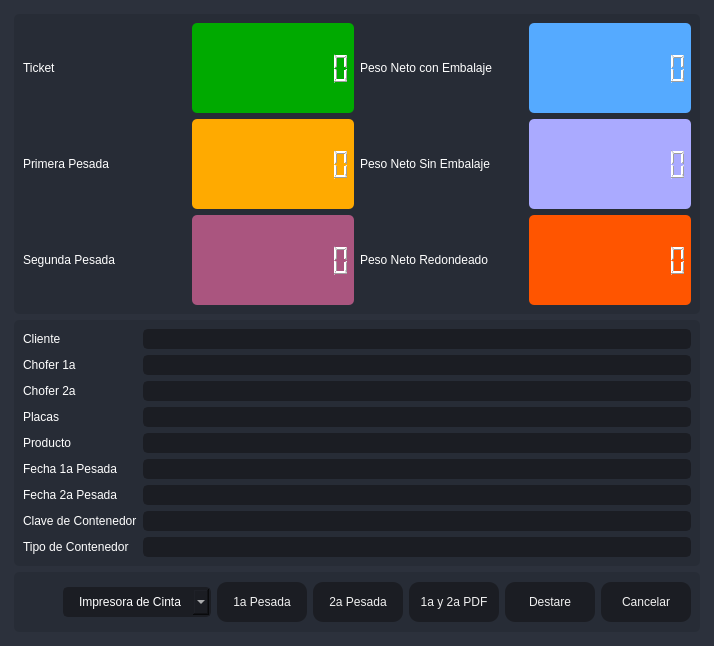
       <widget class="QFrame" name="frame_center">
        <property name="sizePolicy">
         <sizepolicy hsizetype="Expanding" vsizetype="Expanding">
          <horstretch>0</horstretch>
          <verstretch>0</verstretch>
         </sizepolicy>
        </property>
        <property name="styleSheet">
         <string notr="true">background-color: rgb(40, 44, 52);</string>
        </property>
        <property name="frameShape">
         <enum>QFrame::NoFrame</enum>
        </property>
        <property name="frameShadow">
         <enum>QFrame::Raised</enum>
        </property>
        <layout class="QHBoxLayout" name="horizontalLayout_2">
         <property name="spacing">
          <number>0</number>
         </property>
         <property name="leftMargin">
          <number>0</number>
         </property>
         <property name="topMargin">
          <number>0</number>
         </property>
         <property name="rightMargin">
          <number>0</number>
         </property>
         <property name="bottomMargin">
          <number>0</number>
         </property>
         <item>
          <widget class="QFrame" name="frame_content_right">
           <property name="styleSheet">
            <string notr="true">background-color: rgb(44, 49, 60);</string>
           </property>
           <property name="frameShape">
            <enum>QFrame::NoFrame</enum>
           </property>
           <property name="frameShadow">
            <enum>QFrame::Raised</enum>
           </property>
           <layout class="QVBoxLayout" name="verticalLayout_4">
            <property name="spacing">
             <number>0</number>
            </property>
            <property name="leftMargin">
             <number>0</number>
            </property>
            <property name="topMargin">
             <number>0</number>
            </property>
            <property name="rightMargin">
             <number>0</number>
            </property>
            <property name="bottomMargin">
             <number>0</number>
            </property>
            <item>
             <widget class="QFrame" name="frame_content">
              <property name="frameShape">
               <enum>QFrame::NoFrame</enum>
              </property>
              <property name="frameShadow">
               <enum>QFrame::Raised</enum>
              </property>
              <layout class="QVBoxLayout" name="verticalLayout_9">
               <property name="spacing">
                <number>0</number>
               </property>
               <property name="leftMargin">
                <number>5</number>
               </property>
               <property name="topMargin">
                <number>5</number>
               </property>
               <property name="rightMargin">
                <number>5</number>
               </property>
               <property name="bottomMargin">
                <number>5</number>
               </property>
               <item>
                <widget class="QStackedWidget" name="stackedWidget">
                 <property name="styleSheet">
                  <string notr="true">background: transparent;</string>
                 </property>
                 <property name="currentIndex">
                  <number>0</number>
                 </property>
                 <widget class="QWidget" name="page_home">
                  <layout class="QVBoxLayout" name="verticalLayout_10">
                   <item>
                    <widget class="QFrame" name="frame">
                     <property name="minimumSize">
                      <size>
                       <width>0</width>
                       <height>300</height>
                      </size>
                     </property>
                     <property name="maximumSize">
                      <size>
                       <width>16777215</width>
                       <height>300</height>
                      </size>
                     </property>
                     <property name="styleSheet">
                      <string notr="true">background-color: rgb(39, 44, 54);
border-radius: 5px;</string>
                     </property>
                     <property name="frameShape">
                      <enum>QFrame::StyledPanel</enum>
                     </property>
                     <property name="frameShadow">
                      <enum>QFrame::Raised</enum>
                     </property>
                     <layout class="QHBoxLayout" name="horizontalLayout_6">
                      <item>
                       <layout class="QGridLayout" name="gridLayout_2">
                        <item row="1" column="2">
                         <widget class="QLabel" name="label_5">
                          <property name="styleSheet">
                           <string notr="true">color: rgb(255, 255, 255);
font: 75 12pt &quot;MS Shell Dlg 2&quot;;</string>
                          </property>
                          <property name="text">
                           <string>Peso Neto Sin Embalaje</string>
                          </property>
                         </widget>
                        </item>
                        <item row="1" column="1">
                         <widget class="QLCDNumber" name="lcdNumber_3">
                          <property name="styleSheet">
                           <string notr="true">color: rgb(255, 255, 255);
background-color: rgb(255, 170, 0);</string>
                          </property>
                          <property name="digitCount">
                           <number>10</number>
                          </property>
                         </widget>
                        </item>
                        <item row="1" column="3">
                         <widget class="QLCDNumber" name="lcdNumber_4">
                          <property name="styleSheet">
                           <string notr="true">color: rgb(255, 255, 255);
background-color: rgb(170, 170, 255);</string>
                          </property>
                          <property name="digitCount">
                           <number>10</number>
                          </property>
                         </widget>
                        </item>
                        <item row="0" column="3">
                         <widget class="QLCDNumber" name="lcdNumber_1">
                          <property name="styleSheet">
                           <string notr="true">color: rgb(255, 255, 255);
background-color: rgb(85, 170, 255);</string>
                          </property>
                          <property name="digitCount">
                           <number>10</number>
                          </property>
                         </widget>
                        </item>
                        <item row="2" column="3">
                         <widget class="QLCDNumber" name="lcdNumber_6">
                          <property name="styleSheet">
                           <string notr="true">color: rgb(255, 255, 255);
background-color: rgb(255, 85, 0);</string>
                          </property>
                          <property name="digitCount">
                           <number>10</number>
                          </property>
                         </widget>
                        </item>
                        <item row="0" column="0">
                         <widget class="QLabel" name="label_2">
                          <property name="styleSheet">
                           <string notr="true">color: rgb(255, 255, 255);
font: 75 12pt &quot;MS Shell Dlg 2&quot;;</string>
                          </property>
                          <property name="text">
                           <string>Ticket</string>
                          </property>
                         </widget>
                        </item>
                        <item row="1" column="0">
                         <widget class="QLabel" name="label_4">
                          <property name="styleSheet">
                           <string notr="true">color: rgb(255, 255, 255);
font: 75 12pt &quot;MS Shell Dlg 2&quot;;</string>
                          </property>
                          <property name="text">
                           <string>Primera Pesada</string>
                          </property>
                         </widget>
                        </item>
                        <item row="0" column="1">
                         <widget class="QLCDNumber" name="lcdNumber_9">
                          <property name="styleSheet">
                           <string notr="true">color: rgb(255, 255, 255);
background-color: rgb(0, 170, 0);</string>
                          </property>
                          <property name="digitCount">
                           <number>10</number>
                          </property>
                         </widget>
                        </item>
                        <item row="2" column="0">
                         <widget class="QLabel" name="label_6">
                          <property name="styleSheet">
                           <string notr="true">color: rgb(255, 255, 255);
font: 75 12pt &quot;MS Shell Dlg 2&quot;;</string>
                          </property>
                          <property name="text">
                           <string>Segunda Pesada</string>
                          </property>
                         </widget>
                        </item>
                        <item row="0" column="2">
                         <widget class="QLabel" name="label_3">
                          <property name="styleSheet">
                           <string notr="true">color: rgb(255, 255, 255);
font: 75 12pt &quot;MS Shell Dlg 2&quot;;</string>
                          </property>
                          <property name="text">
                           <string>Peso Neto con Embalaje</string>
                          </property>
                         </widget>
                        </item>
                        <item row="2" column="2">
                         <widget class="QLabel" name="label_7">
                          <property name="styleSheet">
                           <string notr="true">color: rgb(255, 255, 255);
font: 75 12pt &quot;MS Shell Dlg 2&quot;;</string>
                          </property>
                          <property name="text">
                           <string>Peso Neto Redondeado</string>
                          </property>
                         </widget>
                        </item>
                        <item row="2" column="1">
                         <widget class="QLCDNumber" name="lcdNumber_7">
                          <property name="styleSheet">
                           <string notr="true">color: rgb(255, 255, 255);
background-color: rgb(170, 85, 127);</string>
                          </property>
                          <property name="digitCount">
                           <number>10</number>
                          </property>
                         </widget>
                        </item>
                       </layout>
                      </item>
                     </layout>
                    </widget>
                   </item>
                   <item>
                    <widget class="QFrame" name="frame_3">
                     <property name="minimumSize">
                      <size>
                       <width>0</width>
                       <height>160</height>
                      </size>
                     </property>
                     <property name="maximumSize">
                      <size>
                       <width>16777215</width>
                       <height>500</height>
                      </size>
                     </property>
                     <property name="styleSheet">
                      <string notr="true">background-color: rgb(39, 44, 54);
border-radius: 5px;</string>
                     </property>
                     <property name="frameShape">
                      <enum>QFrame::StyledPanel</enum>
                     </property>
                     <property name="frameShadow">
                      <enum>QFrame::Raised</enum>
                     </property>
                     <layout class="QVBoxLayout" name="verticalLayout_5">
                      <item>
                       <layout class="QFormLayout" name="formLayout">
                        <item row="0" column="0">
                         <widget class="QLabel" name="label_8">
                          <property name="styleSheet">
                           <string notr="true">color: rgb(255, 255, 255);
font: 75 12pt &quot;MS Shell Dlg 2&quot;;</string>
                          </property>
                          <property name="text">
                           <string>Cliente</string>
                          </property>
                         </widget>
                        </item>
                        <item row="0" column="1">
                         <widget class="QLineEdit" name="Cliente">
                          <property name="styleSheet">
                           <string notr="true">QLineEdit {
	background-color: rgb(27, 29, 35);
	border-radius: 5px;
	border: 2px solid rgb(27, 29, 35);
	padding-left: 10px;
	font: 75 12pt &quot;MS Shell Dlg 2&quot;;
	color: rgb(255, 255, 255);
}
QLineEdit:hover {
	border: 2px solid rgb(64, 71, 88);
}
QLineEdit:focus {
	border: 2px solid rgb(91, 101, 124);
}</string>
                          </property>
                          <property name="readOnly">
                           <bool>true</bool>
                          </property>
                         </widget>
                        </item>
                        <item row="1" column="0">
                         <widget class="QLabel" name="label_9">
                          <property name="styleSheet">
                           <string notr="true">color: rgb(255, 255, 255);
font: 75 12pt &quot;MS Shell Dlg 2&quot;;</string>
                          </property>
                          <property name="text">
                           <string>Chofer 1a</string>
                          </property>
                         </widget>
                        </item>
                        <item row="1" column="1">
                         <widget class="QLineEdit" name="Operador">
                          <property name="styleSheet">
                           <string notr="true">QLineEdit {
	background-color: rgb(27, 29, 35);
	border-radius: 5px;
	border: 2px solid rgb(27, 29, 35);
	padding-left: 10px;
	font: 75 12pt &quot;MS Shell Dlg 2&quot;;
	color: rgb(255, 255, 255);
}
QLineEdit:hover {
	border: 2px solid rgb(64, 71, 88);
}
QLineEdit:focus {
	border: 2px solid rgb(91, 101, 124);
}</string>
                          </property>
                          <property name="readOnly">
                           <bool>true</bool>
                          </property>
                         </widget>
                        </item>
                        <item row="3" column="0">
                         <widget class="QLabel" name="label_10">
                          <property name="styleSheet">
                           <string notr="true">color: rgb(255, 255, 255);
font: 75 12pt &quot;MS Shell Dlg 2&quot;;</string>
                          </property>
                          <property name="text">
                           <string>Placas</string>
                          </property>
                         </widget>
                        </item>
                        <item row="3" column="1">
                         <widget class="QLineEdit" name="Placas">
                          <property name="styleSheet">
                           <string notr="true">QLineEdit {
	background-color: rgb(27, 29, 35);
	border-radius: 5px;
	border: 2px solid rgb(27, 29, 35);
	padding-left: 10px;
	font: 75 12pt &quot;MS Shell Dlg 2&quot;;
	color: rgb(255, 255, 255);
}
QLineEdit:hover {
	border: 2px solid rgb(64, 71, 88);
}
QLineEdit:focus {
	border: 2px solid rgb(91, 101, 124);
}</string>
                          </property>
                          <property name="readOnly">
                           <bool>true</bool>
                          </property>
                         </widget>
                        </item>
                        <item row="4" column="0">
                         <widget class="QLabel" name="label_11">
                          <property name="styleSheet">
                           <string notr="true">color: rgb(255, 255, 255);
font: 75 12pt &quot;MS Shell Dlg 2&quot;;</string>
                          </property>
                          <property name="text">
                           <string>Producto</string>
                          </property>
                         </widget>
                        </item>
                        <item row="4" column="1">
                         <widget class="QLineEdit" name="Producto">
                          <property name="styleSheet">
                           <string notr="true">QLineEdit {
	background-color: rgb(27, 29, 35);
	border-radius: 5px;
	border: 2px solid rgb(27, 29, 35);
	padding-left: 10px;
	font: 75 12pt &quot;MS Shell Dlg 2&quot;;
	color: rgb(255, 255, 255);
}
QLineEdit:hover {
	border: 2px solid rgb(64, 71, 88);
}
QLineEdit:focus {
	border: 2px solid rgb(91, 101, 124);
}</string>
                          </property>
                          <property name="readOnly">
                           <bool>true</bool>
                          </property>
                         </widget>
                        </item>
                        <item row="5" column="0">
                         <widget class="QLabel" name="label_12">
                          <property name="styleSheet">
                           <string notr="true">color: rgb(255, 255, 255);
font: 75 12pt &quot;MS Shell Dlg 2&quot;;</string>
                          </property>
                          <property name="text">
                           <string>Fecha 1a Pesada</string>
                          </property>
                         </widget>
                        </item>
                        <item row="5" column="1">
                         <widget class="QLineEdit" name="EFecha">
                          <property name="styleSheet">
                           <string notr="true">QLineEdit {
	background-color: rgb(27, 29, 35);
	border-radius: 5px;
	border: 2px solid rgb(27, 29, 35);
	padding-left: 10px;
	font: 75 12pt &quot;MS Shell Dlg 2&quot;;
	color: rgb(255, 255, 255);
}
QLineEdit:hover {
	border: 2px solid rgb(64, 71, 88);
}
QLineEdit:focus {
	border: 2px solid rgb(91, 101, 124);
}</string>
                          </property>
                          <property name="readOnly">
                           <bool>true</bool>
                          </property>
                         </widget>
                        </item>
                        <item row="6" column="0">
                         <widget class="QLabel" name="label_14">
                          <property name="styleSheet">
                           <string notr="true">color: rgb(255, 255, 255);
font: 75 12pt &quot;MS Shell Dlg 2&quot;;</string>
                          </property>
                          <property name="text">
                           <string>Fecha 2a Pesada</string>
                          </property>
                         </widget>
                        </item>
                        <item row="6" column="1">
                         <widget class="QLineEdit" name="SFecha">
                          <property name="styleSheet">
                           <string notr="true">QLineEdit {
	background-color: rgb(27, 29, 35);
	border-radius: 5px;
	border: 2px solid rgb(27, 29, 35);
	padding-left: 10px;
	font: 75 12pt &quot;MS Shell Dlg 2&quot;;
	color: rgb(255, 255, 255);
}
QLineEdit:hover {
	border: 2px solid rgb(64, 71, 88);
}
QLineEdit:focus {
	border: 2px solid rgb(91, 101, 124);
}</string>
                          </property>
                          <property name="readOnly">
                           <bool>true</bool>
                          </property>
                         </widget>
                        </item>
                        <item row="7" column="0">
                         <widget class="QLabel" name="label_13">
                          <property name="styleSheet">
                           <string notr="true">color: rgb(255, 255, 255);
font: 75 12pt &quot;MS Shell Dlg 2&quot;;</string>
                          </property>
                          <property name="text">
                           <string>Clave de Contenedor</string>
                          </property>
                         </widget>
                        </item>
                        <item row="7" column="1">
                         <widget class="QLineEdit" name="Clave">
                          <property name="styleSheet">
                           <string notr="true">QLineEdit {
	background-color: rgb(27, 29, 35);
	border-radius: 5px;
	border: 2px solid rgb(27, 29, 35);
	padding-left: 10px;
	font: 75 12pt &quot;MS Shell Dlg 2&quot;;
	color: rgb(255, 255, 255);
}
QLineEdit:hover {
	border: 2px solid rgb(64, 71, 88);
}
QLineEdit:focus {
	border: 2px solid rgb(91, 101, 124);
}</string>
                          </property>
                          <property name="readOnly">
                           <bool>true</bool>
                          </property>
                         </widget>
                        </item>
                        <item row="8" column="0">
                         <widget class="QLabel" name="label_15">
                          <property name="styleSheet">
                           <string notr="true">color: rgb(255, 255, 255);
font: 75 12pt &quot;MS Shell Dlg 2&quot;;</string>
                          </property>
                          <property name="text">
                           <string>Tipo de Contenedor</string>
                          </property>
                         </widget>
                        </item>
                        <item row="8" column="1">
                         <widget class="QLineEdit" name="TipoContenedor">
                          <property name="styleSheet">
                           <string notr="true">QLineEdit {
	background-color: rgb(27, 29, 35);
	border-radius: 5px;
	border: 2px solid rgb(27, 29, 35);
	padding-left: 10px;
	font: 75 12pt &quot;MS Shell Dlg 2&quot;;
	color: rgb(255, 255, 255);
}
QLineEdit:hover {
	border: 2px solid rgb(64, 71, 88);
}
QLineEdit:focus {
	border: 2px solid rgb(91, 101, 124);
}</string>
                          </property>
                          <property name="readOnly">
                           <bool>true</bool>
                          </property>
                         </widget>
                        </item>
                        <item row="2" column="0">
                         <widget class="QLabel" name="label_16">
                          <property name="styleSheet">
                           <string notr="true">color: rgb(255, 255, 255);
font: 75 12pt &quot;MS Shell Dlg 2&quot;;</string>
                          </property>
                          <property name="text">
                           <string>Chofer 2a</string>
                          </property>
                         </widget>
                        </item>
                        <item row="2" column="1">
                         <widget class="QLineEdit" name="Operador2a">
                          <property name="styleSheet">
                           <string notr="true">QLineEdit {
	background-color: rgb(27, 29, 35);
	border-radius: 5px;
	border: 2px solid rgb(27, 29, 35);
	padding-left: 10px;
	font: 75 12pt &quot;MS Shell Dlg 2&quot;;
	color: rgb(255, 255, 255);
}
QLineEdit:hover {
	border: 2px solid rgb(64, 71, 88);
}
QLineEdit:focus {
	border: 2px solid rgb(91, 101, 124);
}</string>
                          </property>
                          <property name="readOnly">
                           <bool>true</bool>
                          </property>
                         </widget>
                        </item>
                       </layout>
                      </item>
                     </layout>
                    </widget>
                   </item>
                   <item>
                    <widget class="QFrame" name="frame_2">
                     <property name="minimumSize">
                      <size>
                       <width>0</width>
                       <height>60</height>
                      </size>
                     </property>
                     <property name="maximumSize">
                      <size>
                       <width>16777215</width>
                       <height>60</height>
                      </size>
                     </property>
                     <property name="styleSheet">
                      <string notr="true">background-color: rgb(39, 44, 54);
border-radius: 5px;</string>
                     </property>
                     <property name="frameShape">
                      <enum>QFrame::StyledPanel</enum>
                     </property>
                     <property name="frameShadow">
                      <enum>QFrame::Raised</enum>
                     </property>
                     <layout class="QHBoxLayout" name="horizontalLayout_9">
                      <item>
                       <layout class="QGridLayout" name="gridLayout">
                        <item row="0" column="6">
                         <widget class="QPushButton" name="btnr">
                          <property name="minimumSize">
                           <size>
                            <width>90</width>
                            <height>40</height>
                           </size>
                          </property>
                          <property name="styleSheet">
                           <string notr="true">QPushButton {
	border-color: rgb(27, 29, 35);
	font: 75 10pt &quot;MS Shell Dlg 2&quot;;
	color: rgb(240, 240, 240);
	background-color: rgb(27, 29, 35);
	border: 0px solid;
	border-radius: 10px;	
}
QPushButton:hover {
	background-color:rgb(44, 49, 60);
	border-color: rgb(27, 29, 35);
	border: 2px solid;
}</string>
                          </property>
                          <property name="text">
                           <string>Cancelar</string>
                          </property>
                         </widget>
                        </item>
                        <item row="0" column="0">
                         <spacer name="horizontalSpacer">
                          <property name="orientation">
                           <enum>Qt::Horizontal</enum>
                          </property>
                          <property name="sizeHint" stdset="0">
                           <size>
                            <width>40</width>
                            <height>20</height>
                           </size>
                          </property>
                         </spacer>
                        </item>
                        <item row="0" column="3">
                         <widget class="QPushButton" name="btn_guardar2">
                          <property name="minimumSize">
                           <size>
                            <width>90</width>
                            <height>40</height>
                           </size>
                          </property>
                          <property name="styleSheet">
                           <string notr="true">QPushButton {
	border-color: rgb(27, 29, 35);
	font: 75 10pt &quot;MS Shell Dlg 2&quot;;
	color: rgb(240, 240, 240);
	background-color: rgb(27, 29, 35);
	border: 0px solid;
	border-radius: 10px;	
}
QPushButton:hover {
	background-color:rgb(44, 49, 60);
	border-color: rgb(27, 29, 35);
	border: 2px solid;
}</string>
                          </property>
                          <property name="text">
                           <string>2a Pesada</string>
                          </property>
                         </widget>
                        </item>
                        <item row="0" column="2">
                         <widget class="QPushButton" name="btn_guardar">
                          <property name="minimumSize">
                           <size>
                            <width>90</width>
                            <height>40</height>
                           </size>
                          </property>
                          <property name="styleSheet">
                           <string notr="true">QPushButton {
	border-color: rgb(27, 29, 35);
	font: 75 10pt &quot;MS Shell Dlg 2&quot;;
	color: rgb(240, 240, 240);
	background-color: rgb(27, 29, 35);
	border: 0px solid;
	border-radius: 10px;	
}
QPushButton:hover {
	background-color:rgb(44, 49, 60);
	border-color: rgb(27, 29, 35);
	border: 2px solid;
}</string>
                          </property>
                          <property name="text">
                           <string>1a Pesada</string>
                          </property>
                         </widget>
                        </item>
                        <item row="0" column="5">
                         <widget class="QPushButton" name="btn_guardar3">
                          <property name="minimumSize">
                           <size>
                            <width>90</width>
                            <height>40</height>
                           </size>
                          </property>
                          <property name="styleSheet">
                           <string notr="true">QPushButton {
	border-color: rgb(27, 29, 35);
	font: 75 10pt &quot;MS Shell Dlg 2&quot;;
	color: rgb(240, 240, 240);
	background-color: rgb(27, 29, 35);
	border: 0px solid;
	border-radius: 10px;	
}
QPushButton:hover {
	background-color:rgb(44, 49, 60);
	border-color: rgb(27, 29, 35);
	border: 2px solid;
}</string>
                          </property>
                          <property name="text">
                           <string>Destare</string>
                          </property>
                         </widget>
                        </item>
                        <item row="0" column="1">
                         <widget class="QComboBox" name="comboBox_impresora">
                          <property name="styleSheet">
                           <string notr="true">QComboBox{
	background-color: rgb(27, 29, 35);
	border-radius: 5px;
	border: 2px solid rgb(27, 29, 35);
	padding: 5px;
	padding-left: 14px;
	color: rgb(255, 255, 255);
    font: 75 12pt &quot;MS Shell Dlg 2&quot;;
}
QComboBox:hover{
	border: 2px solid rgb(64, 71, 88);
}
QComboBox QAbstractItemView {
	color: rgb(85, 170, 255);	
	background-color: rgb(27, 29, 35);
	padding: 10px;
	selection-background-color: rgb(39, 44, 54);
}</string>
                          </property>
                          <item>
                           <property name="text">
                            <string>Impresora de Cinta</string>
                           </property>
                          </item>
                          <item>
                           <property name="text">
                            <string>Impresora Windows</string>
                           </property>
                          </item>
                         </widget>
                        </item>
                        <item row="0" column="4">
                         <widget class="QPushButton" name="btn_1a2a">
                          <property name="minimumSize">
                           <size>
                            <width>90</width>
                            <height>40</height>
                           </size>
                          </property>
                          <property name="styleSheet">
                           <string notr="true">QPushButton {
	border-color: rgb(27, 29, 35);
	font: 75 10pt &quot;MS Shell Dlg 2&quot;;
	color: rgb(240, 240, 240);
	background-color: rgb(27, 29, 35);
	border: 0px solid;
	border-radius: 10px;	
}
QPushButton:hover {
	background-color:rgb(44, 49, 60);
	border-color: rgb(27, 29, 35);
	border: 2px solid;
}</string>
                          </property>
                          <property name="text">
                           <string>1a y 2a PDF</string>
                          </property>
                         </widget>
                        </item>
                       </layout>
                      </item>
                     </layout>
                    </widget>
                   </item>
                  </layout>
                 </widget>
                </widget>
               </item>
              </layout>
             </widget>
            </item>
           </layout>
          </widget>
         </item>
        </layout>
       </widget>
